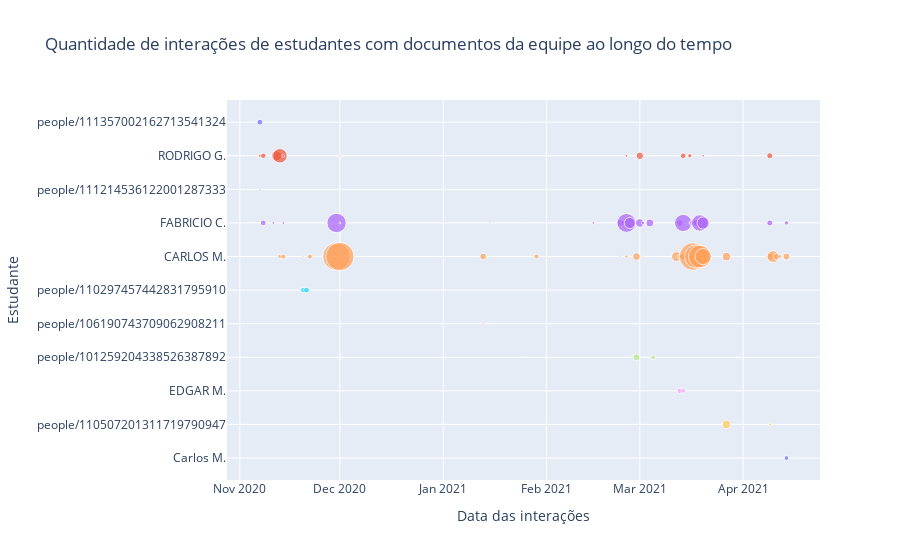

Write notebook code for a chart like this one.
### Code cell
fig = px.scatter(df4, 
                 x=df4.index, 
                 y="actor", 
                 size="total", 
                 color="actor", 
                 height=500, 
                 labels=users, 
                 title="Quantidade de interações de estudantes com documentos da equipe ao longo do tempo",
                )
# fig.update_xaxes(rangeslider_visible=True, rangeselector_bgcolor='#4287f5', rangeselector_activecolor='#4287f5')
# fig.update_traces(marker=dict(size=14), selector=dict(mode='markers'))
fig.layout.update(showlegend=False)
fig.show()

### Figure 1 — Plotly figure (JSON) as saved in the notebook; plotly's stock layout.template omitted (floating-point values rounded to 4 significant figures)
{"data": [{"hovertemplate": "Estudante=%{y}<br>Data das interações=%{x}<br>Interações totais (tamanho da circuferência)=%{marker.size}<extra></extra>", "legendgroup": "people/111357002162713541324", "marker": {"color": "#636efa", "size": [9], "sizemode": "area", "sizeref": 0.5375, "symbol": "circle"}, "mode": "markers", "name": "people/111357002162713541324", "orientation": "v", "showlegend": true, "type": "scatter", "x": ["2020-11-07"], "xaxis": "x", "y": ["people/111357002162713541324"], "yaxis": "y"}, {"hovertemplate": "Estudante=%{y}<br>Data das interações=%{x}<br>Interações totais (tamanho da circuferência)=%{marker.size}<extra></extra>", "legendgroup": "RODRIGO G.", "marker": {"color": "#EF553B", "size": [3, 8, 28, 57, 2, 1, 2, 15, 9, 5, 2, 10], "sizemode": "area", "sizeref": 0.5375, "symbol": "circle"}, "mode": "markers", "name": "RODRIGO G.", "orientation": "v", "showlegend": true, "type": "scatter", "x": ["2020-11-07", "2020-11-08", "2020-11-12", "2020-11-13", "2020-11-14", "2020-12-01", "2021-02-25", "2021-03-01", "2021-03-14", "2021-03-16", "2021-03-20", "2021-04-09"], "xaxis": "x", "y": ["RODRIGO G.", "RODRIGO G.", "RODRIGO G.", "RODRIGO G.", "RODRIGO G.", "RODRIGO G.", "RODRIGO G.", "RODRIGO G.", "RODRIGO G.", "RODRIGO G.", "RODRIGO G.", "RODRIGO G."], "yaxis": "y"}, {"hovertemplate": "Estudante=%{y}<br>Data das interações=%{x}<br>Interações totais (tamanho da circuferência)=%{marker.size}<extra></extra>", "legendgroup": "people/111214536122001287333", "marker": {"color": "#00cc96", "size": [1], "sizemode": "area", "sizeref": 0.5375, "symbol": "circle"}, "mode": "markers", "name": "people/111214536122001287333", "orientation": "v", "showlegend": true, "type": "scatter", "x": ["2020-11-07"], "xaxis": "x", "y": ["people/111214536122001287333"], "yaxis": "y"}, {"hovertemplate": "Estudante=%{y}<br>Data das interações=%{x}<br>Interações totais (tamanho da circuferência)=%{marker.size}<extra></extra>", "legendgroup": "FABRICIO C.", "marker": {"color": "#ab63fa", "size": [9, 2, 2, 101, 1, 1, 2, 13, 7, 96, 34, 2, 19, 3, 17, 2, 12, 80, 1, 12, 13, 73, 40, 1, 10, 5], "sizemode": "area", "sizeref": 0.5375, "symbol": "circle"}, "mode": "markers", "name": "FABRICIO C.", "orientation": "v", "showlegend": true, "type": "scatter", "x": ["2020-11-08", "2020-11-11", "2020-11-14", "2020-11-30", "2020-12-01", "2021-01-15", "2021-02-15", "2021-02-23", "2021-02-24", "2021-02-25", "2021-02-26", "2021-02-28", "2021-03-01", "2021-03-02", "2021-03-04", "2021-03-12", "2021-03-13", "2021-03-14", "2021-03-16", "2021-03-17", "2021-03-18", "2021-03-19", "2021-03-20", "2021-04-07", "2021-04-09", "2021-04-14"], "xaxis": "x", "y": ["FABRICIO C.", "FABRICIO C.", "FABRICIO C.", "FABRICIO C.", "FABRICIO C.", "FABRICIO C.", "FABRICIO C.", "FABRICIO C.", "FABRICIO C.", "FABRICIO C.", "FABRICIO C.", "FABRICIO C.", "FABRICIO C.", "FABRICIO C.", "FABRICIO C.", "FABRICIO C.", "FABRICIO C.", "FABRICIO C.", "FABRICIO C.", "FABRICIO C.", "FABRICIO C.", "FABRICIO C.", "FABRICIO C.", "FABRICIO C.", "FABRICIO C.", "FABRICIO C."], "yaxis": "y"}, {"hovertemplate": "Estudante=%{y}<br>Data das interações=%{x}<br>Interações totais (tamanho da circuferência)=%{marker.size}<extra></extra>", "legendgroup": "CARLOS M.", "marker": {"color": "#FFA15A", "size": [5, 7, 1, 7, 206, 215, 12, 7, 1, 3, 16, 1, 26, 6, 14, 207, 149, 139, 71, 20, 16, 37, 11, 4, 13], "sizemode": "area", "sizeref": 0.5375, "symbol": "circle"}, "mode": "markers", "name": "CARLOS M.", "orientation": "v", "showlegend": true, "type": "scatter", "x": ["2020-11-13", "2020-11-14", "2020-11-20", "2020-11-22", "2020-11-30", "2020-12-01", "2021-01-13", "2021-01-29", "2021-02-23", "2021-02-25", "2021-02-28", "2021-03-02", "2021-03-12", "2021-03-13", "2021-03-14", "2021-03-17", "2021-03-18", "2021-03-19", "2021-03-20", "2021-03-27", "2021-04-09", "2021-04-10", "2021-04-11", "2021-04-12", "2021-04-14"], "xaxis": "x", "y": ["CARLOS M.", "CARLOS M.", "CARLOS M.", "CARLOS M.", "CARLOS M.", "CARLOS M.", "CARLOS M.", "CARLOS M.", "CARLOS M.", "CARLOS M.", "CARLOS M.", "CARLOS M.", "CARLOS M.", "CARLOS M.", "CARLOS M.", "CARLOS M.", "CARLOS M.", "CARLOS M.", "CARLOS M.", "CARLOS M.", "CARLOS M.", "CARLOS M.", "CARLOS M.", "CARLOS M.", "CARLOS M."], "yaxis": "y"}, {"hovertemplate": "Estudante=%{y}<br>Data das interações=%{x}<br>Interações totais (tamanho da circuferência)=%{marker.size}<extra></extra>", "legendgroup": "people/110297457442831795910", "marker": {"color": "#19d3f3", "size": [8, 9], "sizemode": "area", "sizeref": 0.5375, "symbol": "circle"}, "mode": "markers", "name": "people/110297457442831795910", "orientation": "v", "showlegend": true, "type": "scatter", "x": ["2020-11-20", "2020-11-21"], "xaxis": "x", "y": ["people/110297457442831795910", "people/110297457442831795910"], "yaxis": "y"}, {"hovertemplate": "Estudante=%{y}<br>Data das interações=%{x}<br>Interações totais (tamanho da circuferência)=%{marker.size}<extra></extra>", "legendgroup": "people/106190743709062908211", "marker": {"color": "#FF6692", "size": [1], "sizemode": "area", "sizeref": 0.5375, "symbol": "circle"}, "mode": "markers", "name": "people/106190743709062908211", "orientation": "v", "showlegend": true, "type": "scatter", "x": ["2021-01-13"], "xaxis": "x", "y": ["people/106190743709062908211"], "yaxis": "y"}, {"hovertemplate": "Estudante=%{y}<br>Data das interações=%{x}<br>Interações totais (tamanho da circuferência)=%{marker.size}<extra></extra>", "legendgroup": "people/101259204338526387892", "marker": {"color": "#B6E880", "size": [13, 6], "sizemode": "area", "sizeref": 0.5375, "symbol": "circle"}, "mode": "markers", "name": "people/101259204338526387892", "orientation": "v", "showlegend": true, "type": "scatter", "x": ["2021-02-28", "2021-03-05"], "xaxis": "x", "y": ["people/101259204338526387892", "people/101259204338526387892"], "yaxis": "y"}, {"hovertemplate": "Estudante=%{y}<br>Data das interações=%{x}<br>Interações totais (tamanho da circuferência)=%{marker.size}<extra></extra>", "legendgroup": "EDGAR M.", "marker": {"color": "#FF97FF", "size": [8, 6], "sizemode": "area", "sizeref": 0.5375, "symbol": "circle"}, "mode": "markers", "name": "EDGAR M.", "orientation": "v", "showlegend": true, "type": "scatter", "x": ["2021-03-13", "2021-03-14"], "xaxis": "x", "y": ["EDGAR M.", "EDGAR M."], "yaxis": "y"}, {"hovertemplate": "Estudante=%{y}<br>Data das interações=%{x}<br>Interações totais (tamanho da circuferência)=%{marker.size}<extra></extra>", "legendgroup": "people/110507201311719790947", "marker": {"color": "#FECB52", "size": [20, 2], "sizemode": "area", "sizeref": 0.5375, "symbol": "circle"}, "mode": "markers", "name": "people/110507201311719790947", "orientation": "v", "showlegend": true, "type": "scatter", "x": ["2021-03-27", "2021-04-09"], "xaxis": "x", "y": ["people/110507201311719790947", "people/110507201311719790947"], "yaxis": "y"}, {"hovertemplate": "Estudante=%{y}<br>Data das interações=%{x}<br>Interações totais (tamanho da circuferência)=%{marker.size}<extra></extra>", "legendgroup": "Carlos M.", "marker": {"color": "#636efa", "size": [6], "sizemode": "area", "sizeref": 0.5375, "symbol": "circle"}, "mode": "markers", "name": "Carlos M.", "orientation": "v", "showlegend": true, "type": "scatter", "x": ["2021-04-14"], "xaxis": "x", "y": ["Carlos M."], "yaxis": "y"}], "layout": {"autosize": true, "legend": {"itemsizing": "constant", "title": {"text": "Estudante"}, "tracegroupgap": 0}, "showlegend": false, "title": {"text": "Quantidade de interações de estudantes com documentos da equipe ao longo do tempo"}, "xaxis": {"anchor": "y", "autorange": true, "domain": [0, 1], "range": ["2020-10-28 01:43:30.1301", "2021-04-24 03:14:25.1619"], "title": {"text": "Data das interações"}, "type": "date"}, "yaxis": {"anchor": "x", "autorange": true, "categoryarray": ["Carlos M.", "people/110507201311719790947", "EDGAR M.", "people/101259204338526387892", "people/106190743709062908211", "people/110297457442831795910", "CARLOS M.", "FABRICIO C.", "people/111214536122001287333", "RODRIGO G.", "people/111357002162713541324"], "categoryorder": "array", "domain": [0, 1], "range": [-0.6743, 10.68], "title": {"text": "Estudante"}, "type": "category"}}}
